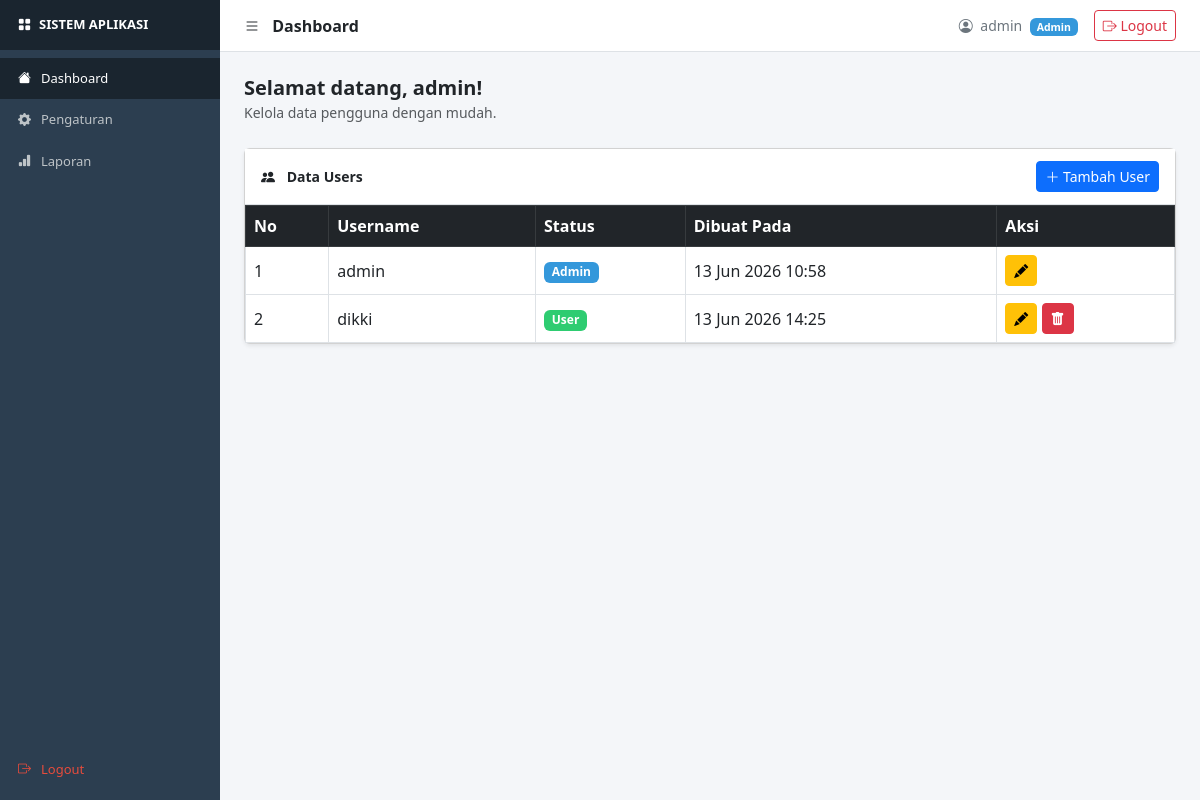
The app's page /dashboard.php (signed in), older data.
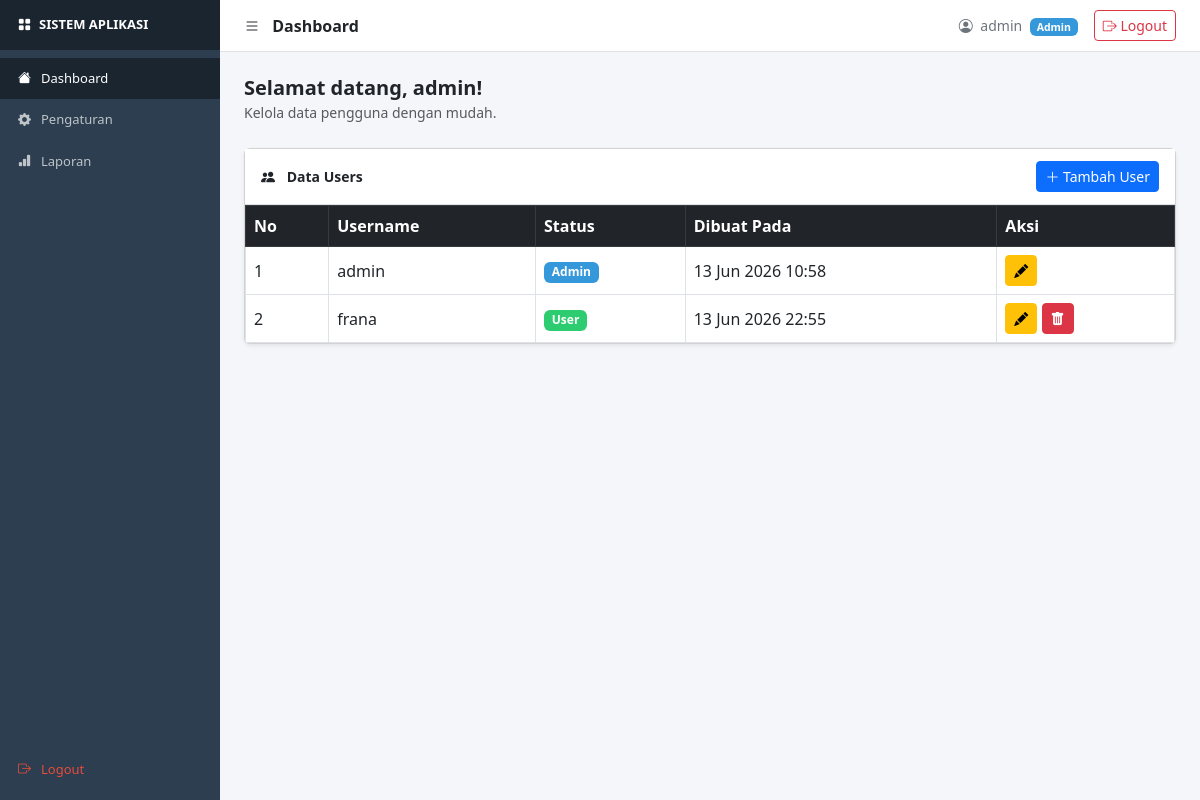
The same page, newer data.
### tables this page shows
CREATE TABLE `users` (
  `id` int(11) NOT NULL,
  `username` varchar(100) NOT NULL,
  `password` varchar(255) NOT NULL,
  `status` enum('Admin','User') NOT NULL,
  `created_at` timestamp NOT NULL DEFAULT current_timestamp()
);

### dashboard.php (the view, shortened to what this page needs)
<?php
include 'config/koneksi.php';
$login_id     = $_SESSION['id'];
$login_user   = $_SESSION['username'];
$login_status = $_SESSION['status'];
$is_admin     = ($login_status === 'Admin');
if ($is_admin) {
    $query_users = mysqli_query($conn, "SELECT * FROM users ORDER BY id ASC");
} else {
    $query_users = mysqli_query($conn, "SELECT * FROM users WHERE id='$login_id'");
}
?>
<!DOCTYPE html>
<html lang="id">
<head>
  <link rel="stylesheet" href="https://cdn.jsdelivr.net/npm/bootstrap@5.3.0/dist/css/bootstrap.min.css">
  <link rel="stylesheet" href="https://cdn.jsdelivr.net/npm/bootstrap-icons@1.10.5/font/bootstrap-icons.css">
  <link rel="stylesheet" href="assets/css/style.css">
</head>
<body>
<div class="sidebar">
  <div class="brand">
    <i class="bi bi-grid-fill"></i> SISTEM APLIKASI
  </div>
  <nav class="mt-2">
    <a href="dashboard.php" class="nav-link active">
      <i class="bi bi-house-fill"></i> Dashboard
    </a>
    <?php if ($is_admin): ?>
    <a href="pengaturan.php" class="nav-link">
      <i class="bi bi-gear-fill"></i> Pengaturan
    </a>
    <?php endif; ?>
    <a href="laporan.php" class="nav-link">
      <i class="bi bi-bar-chart-fill"></i> Laporan
    </a>
    <a href="logout.php" class="nav-link logout-link">
      <i class="bi bi-box-arrow-right"></i> Logout
    </a>
  </nav>
</div>
<div class="main-content">
  <div class="topbar">
    <span class="topbar-title">
      <i class="bi bi-list me-2"></i> Dashboard
    </span>
    <div class="d-flex align-items-center gap-3">
      <span class="text-secondary" style="font-size:14px">
        <i class="bi bi-person-circle me-1"></i>
        <?= htmlspecialchars($login_user) ?>
        <span class="badge ms-1 <?= $is_admin ? 'badge-admin' : 'badge-user' ?>">
          <?= $login_status ?>
        </span>
      </span>
      <a href="logout.php" class="btn btn-outline-danger btn-sm">
        <i class="bi bi-box-arrow-right"></i> Logout
      </a>
    </div>
  </div>
  <div class="p-4">
    <div class="mb-4">
      <h5 class="fw-bold mb-0">Selamat datang, <?= htmlspecialchars($login_user) ?>!</h5>
      <small class="text-muted">Kelola data pengguna dengan mudah.</small>
    </div>
    <div class="card shadow-sm">
      <div class="card-header-custom">
        <span class="fw-semibold" style="font-size:14px">
          <i class="bi bi-people-fill me-2"></i> Data Users
        </span>
        <?php if ($is_admin): ?>
        <button class="btn btn-primary btn-sm" data-bs-toggle="modal" data-bs-target="#modalTambah">
          <i class="bi bi-plus-lg"></i> Tambah User
        </button>
        <?php endif; ?>
      </div>
      <div class="table-responsive">
        <table class="table table-bordered table-hover mb-0 align-middle">
          <thead class="table-dark">
            <tr>
              <th>No</th>
              <th>Username</th>
              <th>Status</th>
              <th>Dibuat Pada</th>
              <th>Aksi</th>
            </tr>
          </thead>
          <tbody>
            <?php
            $no = 1;
            while ($row = mysqli_fetch_assoc($query_users)):
                $boleh_aksi = $is_admin || ($row['id'] == $login_id);
                $tgl = date('d M Y H:i', strtotime($row['created_at']));
            ?>
            <tr>
              <td><?= $no++ ?></td>
              <td><?= htmlspecialchars($row['username']) ?></td>
              <td>
                <span class="badge <?= $row['status'] === 'Admin' ? 'badge-admin' : 'badge-user' ?>">
                  <?= $row['status'] ?>
                </span>
              </td>
              <td><?= $tgl ?></td>
              <td>
                <?php if ($boleh_aksi): ?>
                  <?php if (!($row['id'] == 1 && $login_id != 1)): ?>
                  <button class="btn btn-warning btn-sm"
                    data-bs-toggle="modal"
                    data-bs-target="#modalReset"
                    data-id="<?= $row['id'] ?>"
                    data-username="<?= htmlspecialchars($row['username']) ?>">
                    <i class="bi bi-pencil-fill"></i>
                  </button>
                  <?php endif; ?>
                  <?php if ($is_admin && $row['id'] != 1 && $row['id'] != $login_id): ?>
                  <a href="dashboard.php?hapus=<?= $row['id'] ?>"
                     class="btn btn-danger btn-sm"
                     onclick="return confirm('Hapus user <?= htmlspecialchars($row['username']) ?>?')">
                    <i class="bi bi-trash-fill"></i>
                  </a>
                  <?php endif; ?>
                <?php else: ?>
                  <span class="text-muted" style="font-size:12px">—</span>
                <?php endif; ?>
              </td>
            </tr>
            <?php endwhile; ?>
          </tbody>
        </table>
      </div>
    </div>
  </div>
</div>
</body>
</html>

### assets/css/style.css (style rules this page uses)
body { font-family: 'Segoe UI', sans-serif; background: #f4f6f9; }
.sidebar { width: 220px; min-height: 100vh; background: #2c3e50; position: fixed; top: 0; left: 0; }
.sidebar .brand { background: #1a252f; padding: 15px 18px; color: white; font-weight: bold; font-size: 13px; display: flex; align-items: center; gap: 8px; }
.sidebar .nav-link { color: #bdc3c7; padding: 11px 18px; font-size: 13px; display: flex; align-items: center; gap: 10px; text-decoration: none; }
.sidebar .nav-link:hover, .sidebar .nav-link.active { background: #1a252f; color: white; }
.sidebar .nav-link.logout-link { color: #e74c3c; position: absolute; bottom: 10px; width: 100%; }
.main-content { margin-left: 220px; }
.topbar { background: white; padding: 10px 24px; border-bottom: 1px solid #dee2e6; display: flex; justify-content: space-between; align-items: center; position: sticky; top: 0; z-index: 100; }
.topbar-title { font-size: 16px; font-weight: 600; }
.badge-admin { background-color: #3498db !important; }
.badge-user { background-color: #2ecc71 !important; }
.card-header-custom { display: flex; justify-content: space-between; align-items: center; padding: 12px 16px; background: white; border-bottom: 1px solid #dee2e6; }

Row changes from the older to the newer data that the page shows:
removed users: username "dikki", status "User", created_at "13 Jun 2026 14:25"
added users: username "frana", status "User", created_at "13 Jun 2026 22:55"
